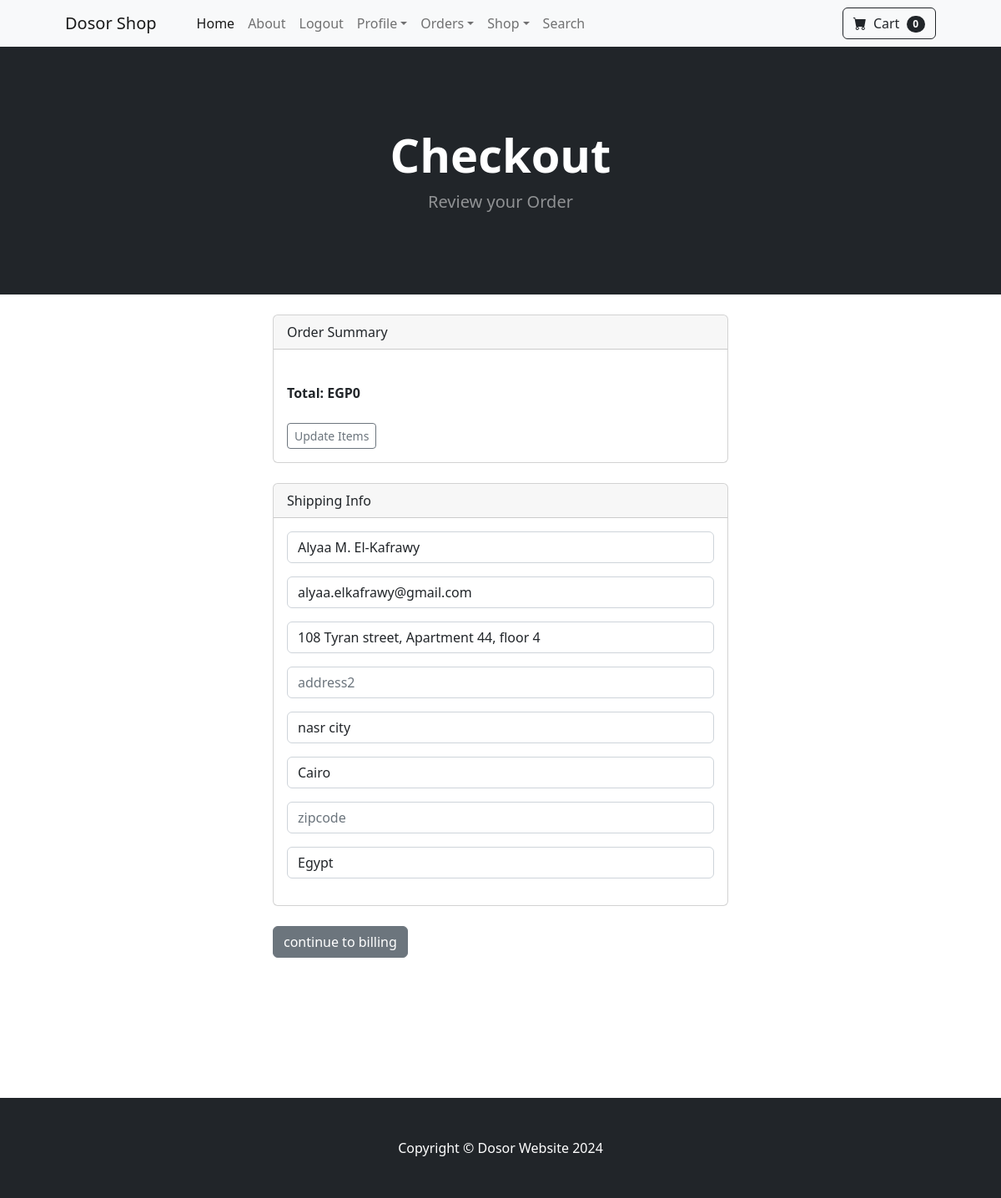
The app's page /payment/checkout (signed in) with its own data.
### payment/models.py (models this page shows, shortened)
class ShippingAddress(models.Model):
	user = models.ForeignKey(User, on_delete=models.CASCADE, null=True, blank= True)
	shipping_full_name = models.CharField(max_length=255)
	shipping_email = models.CharField(max_length=255)
	shipping_address1= models.CharField(max_length=255)
	shipping_address2= models.CharField(max_length=255, null=True, blank=True)
	shipping_city= models.CharField(max_length=255)
	shipping_state= models.CharField(max_length=255, null=True, blank= True)
	shipping_zipcode= models.CharField(max_length=255, null=True, blank= True)
	shipping_country= models.CharField(max_length=255)
	class Meta:
		verbose_name_plural = "Shipping Address"

### payment/views.py (the view)
# urls.py: path('checkout', views.checkout, name='checkout'),
def checkout(request):
	cart = Cart(request)
	cart_products = cart.get_prods
	quantities = cart.get_quants
	totals = cart.cart_total()
	if request.user.is_authenticated:
		shipping_user= ShippingAddress.objects.get(user__id=request.user.id)
		shipping_form = ShippingForm(request.POST or None, instance= shipping_user)
		return render(request, "payment/checkout.html", {"cart_products": cart_products, "quantities":quantities, "totals":totals,'shipping_form':shipping_form})
	else:
		shipping_form = ShippingForm(request.POST or None)
		return render(request, "payment/checkout.html", {"cart_products": cart_products, "quantities":quantities, "totals":totals,'shipping_form':shipping_form})

### cart/cart.py (called while the page is built, shortened)
	def cart_total(self):
		product_ids = self.cart.keys()
		products = Product.objects.filter(id__in=product_ids)
		quantities = self.cart
		total = 0
		return total

	def __len__(self):
		return len(self.cart)

	def get_prods(self):
		product_ids = self.cart.keys()
		products = Product.objects.filter(id__in=product_ids)
		return products

### cart/context_processors.py (called while the page is built)
def cart (request):
	return {'cart': Cart(request)}

### payment/templates/payment/checkout.html (shortened to what this page needs)
{% extends 'base.html' %}
{% block content %}
        <header class="bg-dark py-5">
            <div class="container px-4 px-lg-5 my-5">
                <div class="text-center text-white">
                    <h1 class="display-4 fw-bolder">Checkout </h1>
                    <p class="lead fw-normal text-white-50 mb-0">Review your Order</p>
                </div>
            </div>
        </header>
        <br>
        <div class="container">
        	<div class = "row">
        		<div class = "col-md-6 offset-md-3">
        	<div class ="card">
        	<div class = "card-header">
        		Order Summary
        	</div>
        	<div class= "card-body">
        		<br>
        		<strong>Total: EGP{{ totals }}</strong>
        		<br><br>
        		<a href="{% url 'cart_summary' %}" class = "btn btn-sm btn-outline-secondary">Update Items</a>
        	</div>
        </div>
            <br>
            <div class="card">
  <div class="card-header">
    Shipping Info
  </div>
  <div class="card-body">
  	<form method="POST" action="{% url 'billing_info' %}">
    {{ shipping_form.as_p }}
  </div>
</div>
<br>
	<button type='submit' class= "btn btn-secondary"> continue to billing</button>
        	</div>
        </div>
    </div>
<br><br><br><br><br><br><br>
{% endblock %}

### records on screen
ShippingAddress: shipping_full_name "Alyaa M. El-Kafrawy", shipping_email "alyaa.elkafrawy@gmail.com", shipping_address1 "108 Tyran street, Apartment 44, floor 4", shipping_city "nasr city", shipping_state "Cairo", shipping_country "Egypt"

### other values on screen
{{ cart|length }} "0"
{{ totals }} "0"
